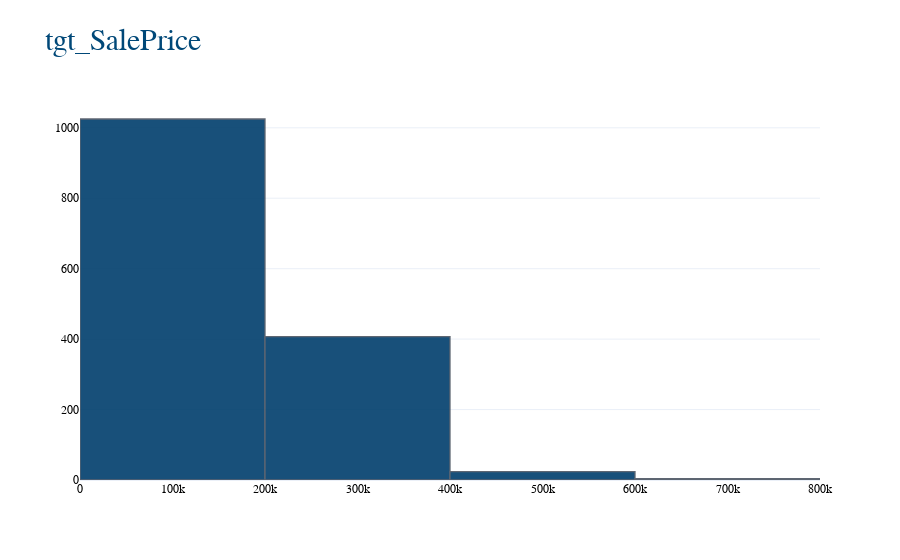

The code cell stored with this chart in its notebook:
### Code cell
histogram(df,"tgt_SalePrice",5,"tgt_SalePrice").show()

### Figure 1 — Plotly figure (JSON) as saved in the notebook; plotly's stock layout.template omitted (floating-point values rounded to 4 significant figures; data arrays with more than 128 entries replaced by an {"elided": "..."} marker saying what was removed)
{"data": [{"histfunc": "count", "histnorm": "", "marker": {"color": "rgba(0, 62, 108, 1.0)", "line": {"color": "#4D5663", "width": 1.3}}, "name": "tgt_SalePrice", "nbinsx": 5, "opacity": 0.9, "orientation": "v", "type": "histogram", "x": {"elided": "1460 int values"}}], "layout": {"barmode": "overlay", "font": {"color": "black", "family": "Courier New, monospace"}, "title": {"font": {"color": "#004878", "family": "Courier New, monospace", "size": 30}, "text": "tgt_SalePrice"}, "xaxis": {"title": {"font": {"color": "#002e4d", "family": "Courier New, monospace", "size": 18}}}}}
